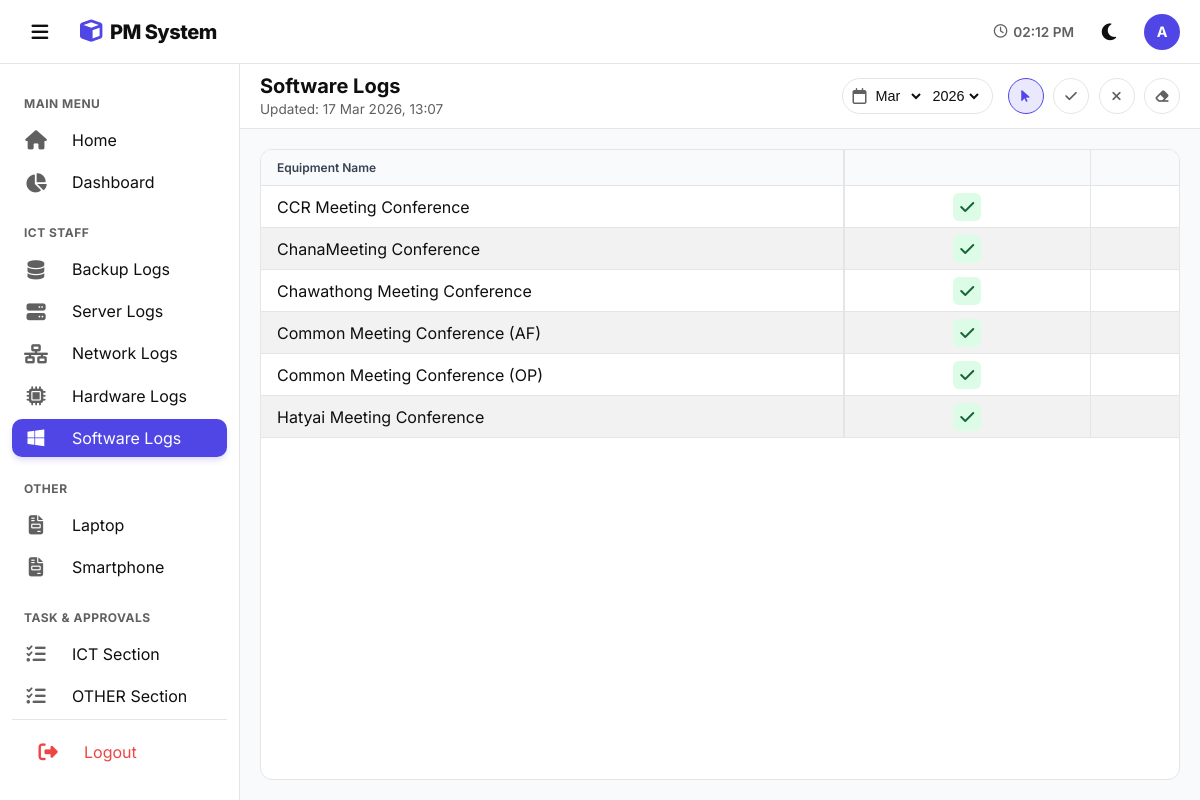
Screenshot of /Software_log/software.php (signed in) with the database file from the repository.
### tables this page shows
CREATE TABLE `custom_pages` (
  `id` int(11) NOT NULL,
  `page_name` varchar(255) NOT NULL,
  `created_at` timestamp NOT NULL DEFAULT current_timestamp()
);

CREATE TABLE `software_logs` (
  `id` int(11) NOT NULL,
  `equipment_name` varchar(255) DEFAULT NULL,
  `month` int(11) DEFAULT NULL,
  `year` int(11) DEFAULT 2026,
  `task_8` tinyint(1) DEFAULT NULL COMMENT 'Review and Check application updates (6M)',
  `task_9` tinyint(1) DEFAULT NULL COMMENT 'Window Update (6M)',
  `last_updated` datetime DEFAULT NULL ON UPDATE current_timestamp(),
  `sub_by` varchar(100) DEFAULT NULL,
  `sub_at` datetime DEFAULT NULL,
  `sub_note` longtext DEFAULT NULL,
  `app_by` varchar(100) DEFAULT NULL,
  `app_at` datetime DEFAULT NULL,
  `app_comment` longtext DEFAULT NULL
);

### Software_log/software.php (the view, shortened to what this page needs)
<?php
$current_page = 'software';
$path = '../';
include '../db.php';
$TABLE_NAME = 'software_logs';
$PAGE_TITLE  = 'Software Logs';
$task_headers = [];
$q_task = $conn->query("SELECT * FROM master_tasks WHERE system_type='software' ORDER BY CAST(SUBSTRING(column_name, 6) AS UNSIGNED) ASC");
if ($q_task && $q_task->num_rows > 0) {
    while ($task_row = $q_task->fetch_assoc()) {
        $task_headers[$task_row['column_name']] = [
            'label' => $task_row['task_label'] . "<br><small>(" . $task_row['frequency'] . ")</small>",
            'freq'  => $task_row['frequency']
        ];
    }
} else {
    $task_headers['task_1'] = ['label' => 'Task 1<br><small>(Default)</small>', 'freq' => 'M'];
}
$cur_m = isset($_GET['month']) ? (int)$_GET['month'] : (int)date('m');
$cur_y = isset($_GET['year'])  ? (int)$_GET['year']  : (int)date('Y');
$years = range(2026, 2030);
$month_names = [1=>"Jan",2=>"Feb",3=>"Mar",4=>"Apr",5=>"May",6=>"June",7=>"Jul",8=>"Aug",9=>"Sep",10=>"Oct",11=>"Nov",12=>"Dec"];
$result = $conn->query("SELECT * FROM $TABLE_NAME WHERE month=$cur_m AND year=$cur_y ORDER BY equipment_name ASC");
$table_data  = [];
if ($res = $result) {
    while ($r = $res->fetch_assoc()) {
        $table_data[] = $r;
    }
}
$q_time = $conn->query("SELECT MAX(last_updated) as latest FROM $TABLE_NAME WHERE month=$cur_m AND year=$cur_y");
$r_time = $q_time->fetch_assoc();
$global_last_update = $r_time['latest'] ? date('d M Y, H:i', strtotime($r_time['latest'])) : '-';
?>
<!DOCTYPE html>
<html lang="en">
<head>
    <link rel="stylesheet" href="https://cdnjs.cloudflare.com/ajax/libs/font-awesome/6.4.0/css/all.min.css">
    <link rel="stylesheet" href="../css/layout.css">
    <link rel="stylesheet" href="../Software_log/css/software.css">
    <link rel="stylesheet" href="../css/theme.css">
</head>
<body>
    <?php include '../components/header_nav.php'; ?>
    <main class="main">
        <div class="controls-bar">
            <div class="page-head"><h1><?=$PAGE_TITLE?></h1><small>Updated: <span id="lastUpd"><?=$global_last_update?></span></small></div>
            <div class="filters">
                <form method="GET" class="picker">
                    <i class="fa-regular fa-calendar" style="color:var(--text-sub)"></i>
                    <select name="month" onchange="this.form.submit()"><?php foreach($month_names as $n=>$mn) echo "<option value='$n' ".($n==$cur_m?'selected':'').">$mn</option>"; ?></select>
                    <select name="year"  onchange="this.form.submit()"><?php foreach($years as $yr) echo "<option value='$yr' ".($yr==$cur_y?'selected':'').">$yr</option>"; ?></select>
                </form>
                <div class="actions">
                    <button class="active-view" onclick="setTool('safe',this)"><i class="fa-solid fa-arrow-pointer"></i></button>
                    <button onclick="setTool(1,this)"><i class="fa-solid fa-check"></i></button>
                    <button onclick="setTool(0,this)"><i class="fa-solid fa-xmark"></i></button>
                    <button onclick="setTool(null,this)"><i class="fa-solid fa-eraser"></i></button>
                </div>
            </div>
        </div>
        <div class="table-wrap">
            <div class="table-card">
                <div class="scroll-area" id="scrollBox">
                    <table id="tbl">
                        <thead>
                            <tr>
                                <th class="sticky-col">Equipment Name</th>
                                <?php foreach($task_headers as $k => $t):
                                    $is_due = false;
                                ?>
                                    <th class="<?=$is_due?'th-due':''?>" ondblclick="fillCol('<?=$k?>')" style="cursor:pointer; min-width:120px;"><?=$t['label']?></th>
                                <?php endforeach; ?>
                            </tr>
                        </thead>
                        <tbody>
                            <?php if(!empty($table_data)): foreach($table_data as $log):
                                $name = $log['equipment_name'];
                            ?>
                            <tr>
                                <td class="sticky-col"><?=$name?></td>
                                <?php foreach($task_headers as $k => $v):
                                    $val  = isset($log[$k]) ? $log[$k] : null;
                                    $cls  = ($val==='1'||$val===1) ? 'st-ok'  : (($val==='0'||$val===0) ? 'st-fail' : 'st-null');
                                    $icon = ($val==='1'||$val===1) ? '<i class="fa-solid fa-check"></i>' : (($val==='0'||$val===0) ? '<i class="fa-solid fa-xmark"></i>' : '');
                                    $dval = ($val === null) ? 'null' : $val;
                                ?>
                                    <td class="c-wrap" data-sys="<?=$name?>" data-col="<?=$k?>" data-val="<?=$dval?>"><div class="cell-btn <?=$cls?>"><?=$icon?></div></td>
                                <?php endforeach; ?>
                            </tr>
                            <?php endforeach; else: ?>
                            <tr><td colspan="<?=count($task_headers)+2?>" style="text-align:center;padding:30px;color:var(--text-sub)">ไม่พบข้อมูล</td></tr>
                            <?php endif; ?>
                        </tbody>
                    </table>
                </div>
            </div>
        </div>
    </main>
</body>
</html>

### components/header_nav.php (shortened to what this page needs)
<?php
$p = isset($path) ? $path : '../';
$current_page = isset($current_page) ? $current_page : '';
?>
<header class="header">
    <div class="header-left">
        <button class="menu-btn" id="toggleBtn" onclick="toggleSidebar()">
            <i class="fa-solid fa-bars"></i>
        </button>
        <div class="logo">
            <i class="fa-solid fa-cube"></i> PM System
        </div>
    </div>
    <div class="header-right" style="display:flex;align-items:center;gap:15px">
        <span style="font-size:0.85rem; font-weight:600; color:var(--text-sub); display:flex; align-items:center; gap:6px;">
            <i class="fa-regular fa-clock"></i> <span id="clock">--:--</span>
        </span>
        <button class="menu-btn" id="themeBtn" onclick="toggleTheme()">
        </button>
        <div style="width:36px; height:36px; background:var(--primary); border-radius:50%; color:white; display:flex; align-items:center; justify-content:center; font-weight:700; font-size:0.9rem;">
            <?=strtoupper(substr($_SESSION['username'] ?? 'U', 0, 1))?>
        </div>
    </div>
</header>
<nav class="sidebar" id="sidebar">
    <div class="nav">
        <div class="nav-title">Main Menu</div>
        <a href="<?=$p?>index.php" class="nav-link <?=($current_page=='home')?'active':''?>">
            <i class="fa-solid fa-house"></i> <span>Home</span>
        </a>
        <a href="<?=$p?>dashboard.php" class="nav-link <?=($current_page=='dashboard')?'active':''?>">
            <i class="fa-solid fa-chart-pie"></i> <span>Dashboard</span>
        </a>
        <div class="nav-title">ICT STAFF</div>
        <a href="<?=$p?>Backup_log/backup.php" class="nav-link <?=($current_page=='backup')?'active':''?>">
            <i class="fa-solid fa-database"></i> <span>Backup Logs</span>
        </a>
        <a href="<?=$p?>Server_log/server.php" class="nav-link <?=($current_page=='server')?'active':''?>">
            <i class="fa-solid fa-server"></i> <span>Server Logs</span>
        </a>
        <a href="<?=$p?>Network_log/network.php" class="nav-link <?=($current_page=='network')?'active':''?>">
            <i class="fa-solid fa-network-wired"></i> <span>Network Logs</span>
        </a>
        <a href="<?=$p?>Hardware_log/hardware.php" class="nav-link <?=($current_page=='hardware')?'active':''?>">
            <i class="fa-solid fa-microchip"></i> <span>Hardware Logs</span>
        </a>
        <a href="<?=$p?>Software_log/software.php" class="nav-link <?=($current_page=='software')?'active':''?>">
            <i class="fa-brands fa-windows"></i> <span>Software Logs</span>
        </a>
        <div class="nav-title">OTHER</div>
        <?php
        $nav_pages = $conn->query("SELECT * FROM custom_pages ORDER BY id ASC");
        $is_on_custom_view = (basename($_SERVER['PHP_SELF']) == 'custom_page_view.php');
        while($np = $nav_pages->fetch_assoc()):
            $is_active = ($is_on_custom_view && isset($_GET['id']) && $_GET['id'] == $np['id']) ? 'active' : '';
        ?>
        <a href="<?=$p?>Custom_page/custom_page_view.php?id=<?=$np['id']?>" class="nav-link <?=$is_active?>">
            <i class="fa-solid fa-file-invoice"></i> <span><?=$np['page_name']?></span>
        </a>
        <?php endwhile; ?>
        <div class="nav-title">Task & Approvals</div>
        <a href="<?=$p?>Workflow/workflow_mgmt.php" class="nav-link <?=($current_page=='workflow')?'active':''?>">
            <i class="fa-solid fa-tasks"></i> <span>ICT Section</span>
        </a>
        <a href="<?=$p?>Workflow/workflow_other.php" class="nav-link <?=($current_page=='workflow_other')?'active':''?>">
            <i class="fa-solid fa-tasks"></i> <span>OTHER Section</span>
        </a>
        <div class="nav-bottom">
            <a href="<?=$p?>login/logout.php" class="nav-link logout-link">
                <i class="fa-solid fa-right-from-bracket"></i>
                <span>Logout</span>
            </a>
        </div>
    </div>
</nav>

### css/layout.css (style rules this page uses)
:root { --primary: #4f46e5; --primary-soft: #4f46e520; --bg-body: #f1f5f9; --bg-card: #ffffff; --bg-side: #ffffff; --text-main: #0f172a; --text-sub: #64748b; --border: #e2e8f0; --hover: #f8fafc; --sb-w: 240px; --sb-w-mini: 72px; --header-h: 64px; --th-bg: #f2f2f2; --th-text: #374151; --h-row-1: 38px; --h-row-2: 32px; --zebra-bg: #f2f2f2; }
body { font-family: 'Inter', 'Prompt', sans-serif; background: var(--bg-body); color: var(--text-main); margin: 0; display: flex; height: 100vh; overflow: hidden; transition: background 0.3s, color 0.3s; }
* { box-sizing: border-box; outline: none; }
.sidebar { width: var(--sb-w); background: var(--bg-side); display: flex; flex-direction: column; position: fixed; top: 0; bottom: 0; left: 0; z-index: 500; padding-top: var(--header-h); transition: width 0.3s cubic-bezier(0.4, 0, 0.2, 1); border-right: 1px solid var(--border); }
.nav { padding: 12px; overflow-y: auto; flex: 1; display: flex; flex-direction: column; }
.nav-link { display: flex; align-items: center; padding: 10px 12px; height: 40px; color: var(--text-main); text-decoration: none; border-radius: 10px; margin-bottom: 4px; white-space: nowrap; overflow: hidden; transition: 0.2s; }
.nav-link.active { background: var(--primary); color: white; box-shadow: 0 4px 6px -1px rgba(79, 70, 229, 0.2); }
.nav-link.active i { color: white; }
.nav-link i { min-width: 24px; margin-right: 24px; text-align: center; font-size: 1.2rem; color: var(--text-sub); transition: 0.2s; }
.nav-title { font-size: 0.75rem; font-weight: 700; color: var(--text-sub); margin: 20px 12px 10px; text-transform: uppercase; letter-spacing: 0.5px; }
.nav-bottom { margin-top: auto; padding: 12px; border-top: 1px solid var(--border); }
.logout-link { color: #ef4444 !important; }
.logout-link i { color: #ef4444 !important; }
.header { position: fixed; top: 0; left: 0; right: 0; height: var(--header-h); background: var(--bg-side); display: flex; align-items: center; justify-content: space-between; padding: 0 20px; border-bottom: 1px solid var(--border); z-index: 600; }
.header-left { display: flex; align-items: center; gap: 20px; }
.main { margin-top: var(--header-h); margin-left: var(--sb-w); flex: 1; display: flex; flex-direction: column; transition: margin-left 0.3s cubic-bezier(0.4, 0, 0.2, 1); height: calc(100vh - var(--header-h)); overflow: hidden; min-width: 0; }
.menu-btn { background: none; border: none; font-size: 1.2rem; padding: 8px; border-radius: 50%; cursor: pointer; color: var(--text-main); width: 40px; height: 40px; display: flex; align-items: center; justify-content: center; transition: 0.2s; }
.logo { display: flex; align-items: center; gap: 8px; font-weight: 800; font-size: 1.25rem; letter-spacing: -0.5px; color: var(--text-main); }
.logo i { color: var(--primary); font-size: 1.4rem; }
html { scrollbar-width: thin; scrollbar-color: #cbd5e1 var(--bg-body); }
tbody tr:nth-child(even) td { background-color: var(--zebra-bg) !important; }
tbody tr:nth-child(even) td.sticky-col { background-color: var(--zebra-bg) !important; background-image: none !important; }
tbody tr:nth-child(odd) td { background-color: var(--bg-card) !important; }
tbody tr:nth-child(odd) td.sticky-col { background-color: var(--bg-card) !important; }

### css/theme.css (style rules this page uses)
:root { --primary: #4f46e5; --primary-light: #e0e7ff; --primary-soft: #4f46e520; --bg-body: #f8fafc; --bg-card: #ffffff; --text-main: #0f0f0f; --text-sub: #606060; --border: #e5e5e5; --hover: #f1f5f9; --th-bg: #f8fafc; --th-text: #374151; --input-bg: #ffffff; --row-hover-bg: #c7d2fe; --row-hover-text: #1e1b4b; }
body { font-family: 'Inter', 'Prompt', sans-serif; background-color: var(--bg-body); color: var(--text-main); transition: background-color 0.2s ease, color 0.2s ease; }

### rows the page displays
custom_pages: page_name "Laptop"
custom_pages: page_name "Smartphone"
software_logs: equipment_name "CCR Meeting Conference", task_8 1 (drawn)
software_logs: equipment_name "ChanaMeeting Conference", task_8 1 (drawn)
software_logs: equipment_name "Chawathong Meeting Conference", task_8 1 (drawn)
software_logs: equipment_name "Common Meeting Conference (AF)", task_8 1 (drawn)
software_logs: equipment_name "Common Meeting Conference (OP)", task_8 1 (drawn)
software_logs: equipment_name "Hatyai Meeting Conference", task_8 1 (drawn)

### other values shown
substr($_SESSION['username'] ?? 'U', 0, 1) "A"
$PAGE_TITLE "Software Logs"
$global_last_update "17 Mar 2026, 13:07"
form field month "Mar"
form field year "2026"
